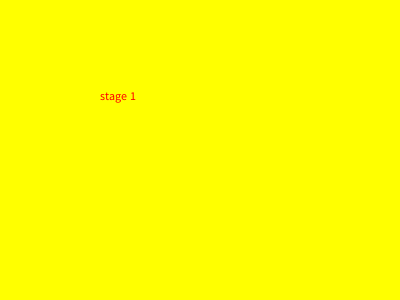
Frame 1 (no input)
Frame 60 (the mouse pressed at the canvas centre just before this capture): identical to frame 1, image omitted
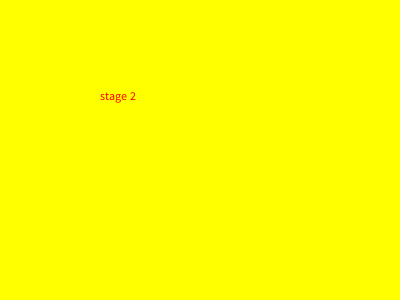
Frame 120 (the mouse held since frame 60 and released just before this capture)

The Processing sketch that drew these frames (run headless with seeded random() and noise(); from frame 60 on, the mouse is pressed at the canvas centre):

// Processing sketch: week08_3_play_sounds_stage_stage
// ── week08_3_play_sounds_stage_stage.pde
void setup(){
  size(400,300);
}
int stage=1;
void draw(){
  background(255,255,0);
  fill(255,0,0);
  if (stage==1){
     text("stage 1",100,100); 
  }else if(stage==2){
     text("stage 2",100,100); 
  } 
}
void mousePressed(){
  if( stage==1) stage=2;
  else if (stage==2) stage=1;
}
